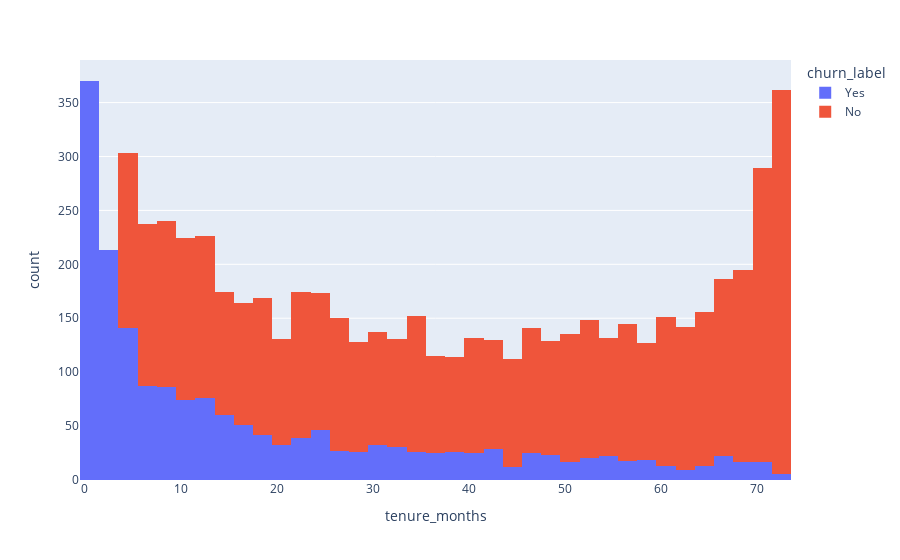

The code cell stored with this chart in its notebook:
### Code cell
viz_df = train_df
fig = px.histogram(viz_df,
                   x='tenure_months',
                   color='churn_label'
                  )
fig.show()

### Figure 1 — Plotly figure (JSON) as saved in the notebook; plotly's stock layout.template omitted (floating-point values rounded to 4 significant figures; data arrays with more than 128 entries replaced by an {"elided": "..."} marker saying what was removed)
{"data": [{"alignmentgroup": "True", "bingroup": "x", "hovertemplate": "churn_label=Yes<br>tenure_months=%{x}<br>count=%{y}<extra></extra>", "legendgroup": "Yes", "marker": {"color": "#636efa", "pattern": {"shape": ""}}, "name": "Yes", "offsetgroup": "Yes", "orientation": "v", "showlegend": true, "type": "histogram", "x": {"elided": "1817 int values"}, "xaxis": "x", "yaxis": "y"}, {"alignmentgroup": "True", "bingroup": "x", "hovertemplate": "churn_label=No<br>tenure_months=%{x}<br>count=%{y}<extra></extra>", "legendgroup": "No", "marker": {"color": "#EF553B", "pattern": {"shape": ""}}, "name": "No", "offsetgroup": "No", "orientation": "v", "showlegend": true, "type": "histogram", "x": {"elided": "4720 int values"}, "xaxis": "x", "yaxis": "y"}], "layout": {"barmode": "relative", "legend": {"title": {"text": "churn_label"}, "tracegroupgap": 0}, "margin": {"t": 60}, "xaxis": {"anchor": "y", "domain": [0, 1], "title": {"text": "tenure_months"}}, "yaxis": {"anchor": "x", "domain": [0, 1], "title": {"text": "count"}}}}
